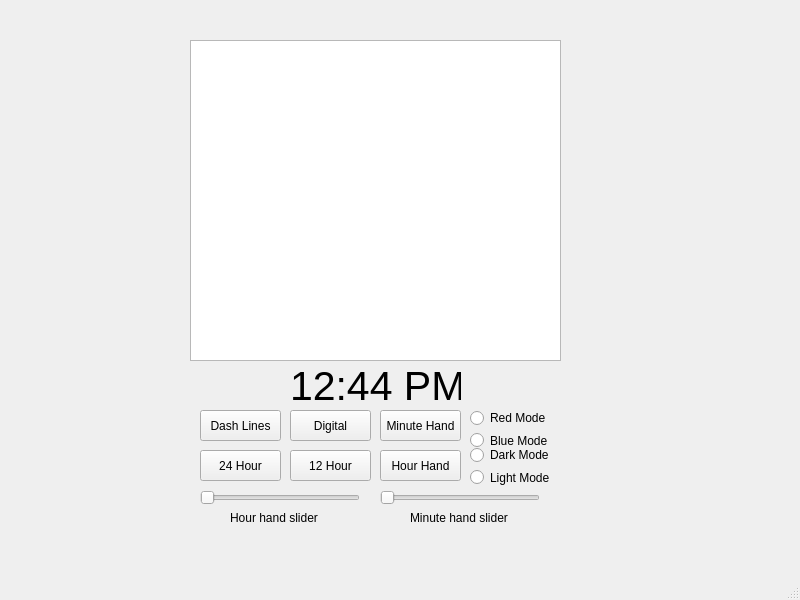
<?xml version="1.0" encoding="UTF-8"?>
<ui version="4.0">
 <class>MainWindow</class>
 <widget class="QMainWindow" name="MainWindow">
  <property name="geometry">
   <rect>
    <x>0</x>
    <y>0</y>
    <width>800</width>
    <height>600</height>
   </rect>
  </property>
  <property name="windowTitle">
   <string>MainWindow</string>
  </property>
  <widget class="QWidget" name="centralwidget">
   <widget class="QPushButton" name="toggleDigitalButton">
    <property name="geometry">
     <rect>
      <x>290</x>
      <y>410</y>
      <width>81</width>
      <height>31</height>
     </rect>
    </property>
    <property name="text">
     <string>Digital</string>
    </property>
   </widget>
   <widget class="QPushButton" name="toggle12HourModeButton">
    <property name="geometry">
     <rect>
      <x>290</x>
      <y>450</y>
      <width>81</width>
      <height>31</height>
     </rect>
    </property>
    <property name="text">
     <string>12 Hour</string>
    </property>
   </widget>
   <widget class="QRadioButton" name="darkModeRadioButton">
    <property name="geometry">
     <rect>
      <x>470</x>
      <y>447</y>
      <width>81</width>
      <height>16</height>
     </rect>
    </property>
    <property name="text">
     <string>Dark Mode</string>
    </property>
   </widget>
   <widget class="ClockFace" name="clockFace">
    <property name="geometry">
     <rect>
      <x>190</x>
      <y>40</y>
      <width>371</width>
      <height>321</height>
     </rect>
    </property>
   </widget>
   <widget class="QRadioButton" name="lightModeRadioButton">
    <property name="geometry">
     <rect>
      <x>470</x>
      <y>467</y>
      <width>91</width>
      <height>21</height>
     </rect>
    </property>
    <property name="text">
     <string>Light Mode</string>
    </property>
   </widget>
   <widget class="QLabel" name="digitalDisplayLabel">
    <property name="geometry">
     <rect>
      <x>290</x>
      <y>370</y>
      <width>171</width>
      <height>31</height>
     </rect>
    </property>
    <property name="font">
     <font>
      <pointsize>31</pointsize>
      <italic>false</italic>
      <bold>false</bold>
      <underline>false</underline>
     </font>
    </property>
    <property name="text">
     <string>12:44 PM</string>
    </property>
   </widget>
   <widget class="QPushButton" name="toggle24HourModeButton">
    <property name="geometry">
     <rect>
      <x>200</x>
      <y>450</y>
      <width>81</width>
      <height>31</height>
     </rect>
    </property>
    <property name="text">
     <string>24 Hour</string>
    </property>
   </widget>
   <widget class="QPushButton" name="toggleDashLinesButton">
    <property name="geometry">
     <rect>
      <x>200</x>
      <y>410</y>
      <width>81</width>
      <height>31</height>
     </rect>
    </property>
    <property name="text">
     <string>Dash Lines</string>
    </property>
   </widget>
   <widget class="QPushButton" name="toggleMinuteHandButton">
    <property name="geometry">
     <rect>
      <x>380</x>
      <y>410</y>
      <width>81</width>
      <height>31</height>
     </rect>
    </property>
    <property name="text">
     <string>Minute Hand</string>
    </property>
   </widget>
   <widget class="QPushButton" name="toggleHourHandButton">
    <property name="geometry">
     <rect>
      <x>380</x>
      <y>450</y>
      <width>81</width>
      <height>31</height>
     </rect>
    </property>
    <property name="text">
     <string>Hour Hand</string>
    </property>
   </widget>
   <widget class="QSlider" name="HourHandSlider">
    <property name="geometry">
     <rect>
      <x>200</x>
      <y>490</y>
      <width>160</width>
      <height>16</height>
     </rect>
    </property>
    <property name="orientation">
     <enum>Qt::Horizontal</enum>
    </property>
   </widget>
   <widget class="QSlider" name="minuteHandSlider">
    <property name="geometry">
     <rect>
      <x>380</x>
      <y>490</y>
      <width>160</width>
      <height>16</height>
     </rect>
    </property>
    <property name="orientation">
     <enum>Qt::Horizontal</enum>
    </property>
   </widget>
   <widget class="QLabel" name="label">
    <property name="geometry">
     <rect>
      <x>230</x>
      <y>510</y>
      <width>101</width>
      <height>16</height>
     </rect>
    </property>
    <property name="text">
     <string>Hour hand slider</string>
    </property>
   </widget>
   <widget class="QLabel" name="label_2">
    <property name="geometry">
     <rect>
      <x>410</x>
      <y>510</y>
      <width>101</width>
      <height>16</height>
     </rect>
    </property>
    <property name="text">
     <string>Minute hand slider</string>
    </property>
   </widget>
   <widget class="QRadioButton" name="blueModeRadioButton">
    <property name="geometry">
     <rect>
      <x>470</x>
      <y>430</y>
      <width>91</width>
      <height>21</height>
     </rect>
    </property>
    <property name="text">
     <string>Blue Mode</string>
    </property>
   </widget>
   <widget class="QRadioButton" name="redModeRadioButton">
    <property name="geometry">
     <rect>
      <x>470</x>
      <y>410</y>
      <width>81</width>
      <height>16</height>
     </rect>
    </property>
    <property name="text">
     <string>Red Mode</string>
    </property>
   </widget>
  </widget>
  <widget class="QMenuBar" name="menubar">
   <property name="geometry">
    <rect>
     <x>0</x>
     <y>0</y>
     <width>800</width>
     <height>21</height>
    </rect>
   </property>
  </widget>
  <widget class="QStatusBar" name="statusbar"/>
 </widget>
 <customwidgets>
  <customwidget>
   <class>ClockFace</class>
   <extends>QGraphicsView</extends>
   <header location="global">ClockFace.h</header>
  </customwidget>
 </customwidgets>
 <resources/>
 <connections/>
</ui>
